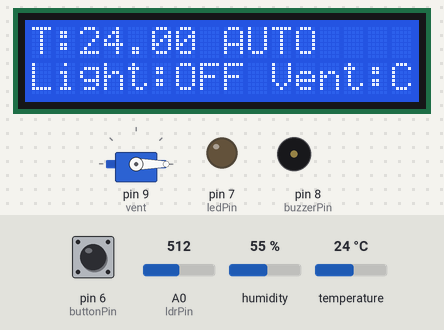
The sketch below on a simulated Arduino Uno, built with avr-gcc and run on an emulated ATmega328P. On the bench: servo, 16×2 character LCD, output pins drawn as LEDs (lit = HIGH), buzzer (waves = sounding). The inputs (shaded band) are chosen by the test bench; at power-on: temperature 24 °C, A0 (ldrPin) = 512, pin 6 (buttonPin) HIGH, humidity 55 %.

Above: at 1.2 s.
1.3 s: temperature set to 26 °C
At 3.2 s:
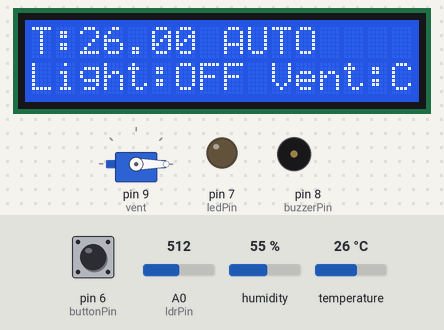
3.6 s: temperature set to 29 °C
At 5.3 s:
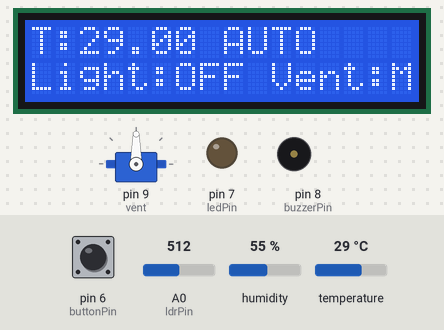
5.6 s: A0 (ldrPin) set to 487
At 6.1 s:
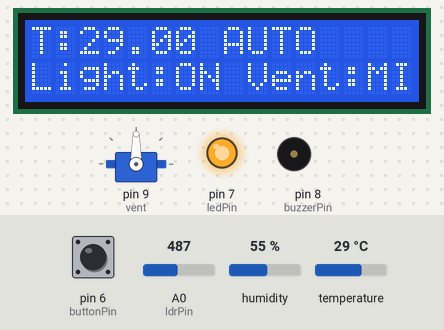
7.2 s: temperature set to 31 °C
At 8.6 s:
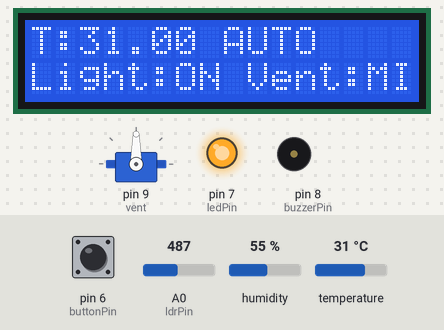
9.8 s: temperature set to 34 °C
At 12.5 s:
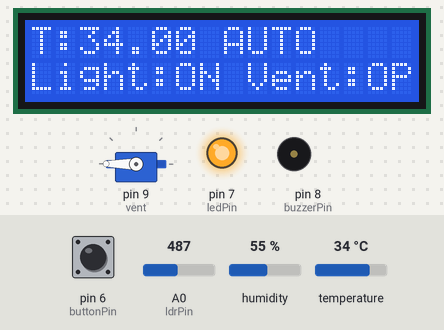
12.6 s: A0 (ldrPin) set to 510
At 15.0 s:
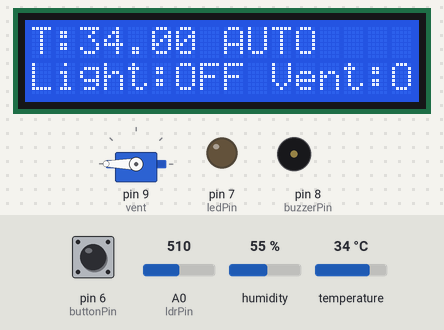
Timing chart, 0 to 16.0 s (numbered marks = the images above; inputs shaded):
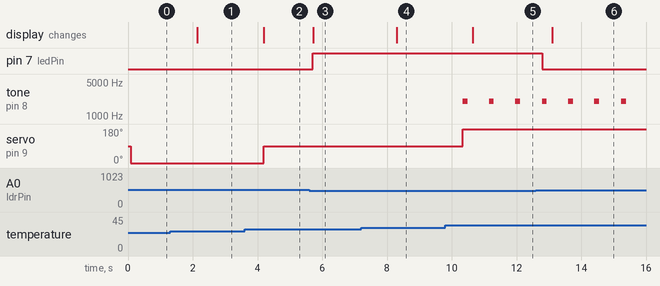

Measured:
- the behaviour switches between 27 and 28 °C on temperature (found by bisection; images 1 and 2)
- the behaviour switches between 500 and 499 on A0 (ldrPin) (found by bisection; images 2 and 3)
- the behaviour switches between 32 and 33 °C on temperature (found by bisection; images 4 and 5)
- after the input at 1.3 s, the display: changes after 0.85 s (image 1)
- after the input at 3.6 s, servo on pin 9 (vent): 0° → 90° after 0.60 s; the display: changes after 0.60 s (image 2)
- after the input at 5.6 s, pin 7 (ledPin): LOW → HIGH after 0.11 s; the display: changes after 0.12 s (image 3)
- after the input at 7.2 s, the display: changes after 1.1 s (image 4)
- after the input at 9.8 s, tone on pin 8 (buzzerPin): alternates 2000 Hz for 0.15 s and silent for 0.66 s, starting after 0.55 s; servo on pin 9 (vent): 90° → 180° after 0.55 s; the display: changes after 0.85 s (image 5)
- after the input at 12.6 s, pin 7 (ledPin): HIGH → LOW after 0.19 s; the display: changes after 0.50 s (image 6)

The sketch:

code.ino
```cpp
#include <DHT.h>
#include <Servo.h>
#include <LiquidCrystal.h>
#define DHTPIN 4
#define DHTTYPE DHT11
#define ldrPin A0
#define ledPin 7
#define buzzerPin 8
#define buttonPin 6
LiquidCrystal lcd(12, 11, 5, 4, 3, 2);
DHT dht(DHTPIN, DHTTYPE);
Servo vent;
bool mode = 0;
bool lastButton = HIGH;

void setup() {
  Serial.begin(9600);
  dht.begin();
  vent.attach(9);

  pinMode(ledPin, OUTPUT);
  pinMode(buzzerPin, OUTPUT);
  pinMode(buttonPin, INPUT_PULLUP);

  lcd.begin(16, 2);
}

void loop() {

  bool button = digitalRead(buttonPin);

  // Toggle mode
  if (lastButton == HIGH && button == LOW) {
    mode = !mode;
    delay(300);
  }
  lastButton = button;

  int ldr = analogRead(ldrPin);
  float temp = dht.readTemperature();

  String lightStatus = "";
  String ventStatus = "";

  if (mode == 0) {
    // AUTO MODE

    if (ldr < 500) {
      digitalWrite(ledPin, HIGH);
      lightStatus = "Light:ON";
    } else {
      digitalWrite(ledPin, LOW);
      lightStatus = "Light:OFF";
    }

    if (temp < 28) {
      vent.write(0);
      ventStatus = "Vent:CLOSE";
      noTone(buzzerPin);
    }
    else if (temp <= 32) {
      vent.write(90);
      ventStatus = "Vent:MID";
    }
    else {
      vent.write(180);
      ventStatus = "Vent:OPEN";
      tone(buzzerPin, 2000);
      delay(150);
      noTone(buzzerPin);
      delay(150);
    }
  }

  // LCD Display
  lcd.clear();
  lcd.setCursor(0, 0);
  lcd.print("T:");
  lcd.print(temp);
  lcd.print(" ");
  lcd.print(mode ? "MAN" : "AUTO");

  lcd.setCursor(0, 1);
  lcd.print(lightStatus);
  lcd.print(" ");
  lcd.print(ventStatus);

  delay(500);
}
```
